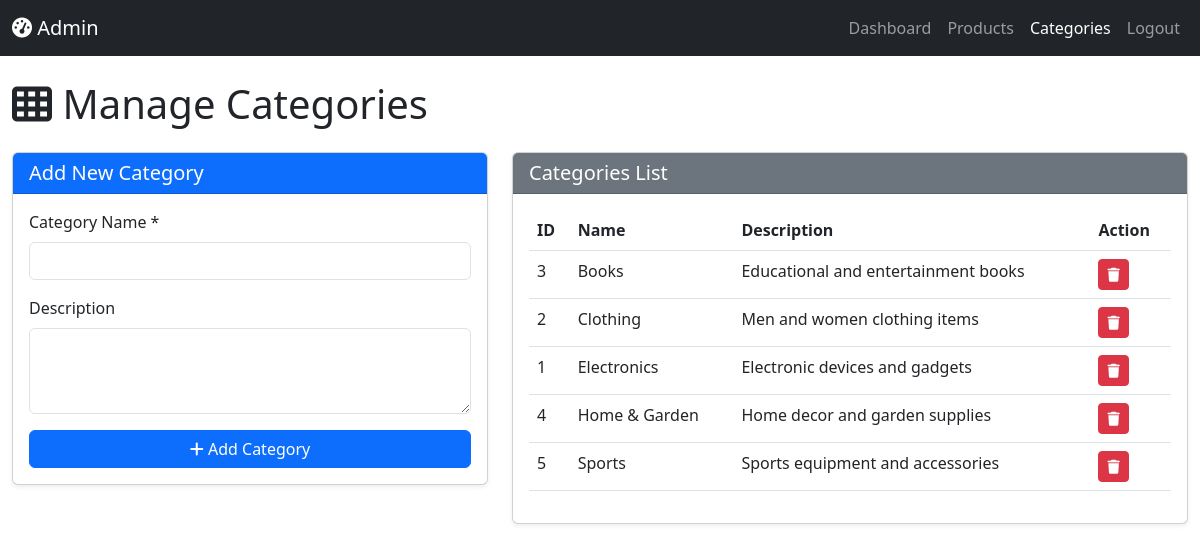
Screenshot of /admin/categories.php (signed in) with the database file from the repository.
### tables this page shows
CREATE TABLE `categories` (
  `category_id` INT PRIMARY KEY AUTO_INCREMENT,
  `category_name` VARCHAR(100) UNIQUE NOT NULL,
  `description` TEXT,
  `image` VARCHAR(255),
  `created_at` TIMESTAMP DEFAULT CURRENT_TIMESTAMP,
  INDEX `idx_name` (`category_name`)
);

### admin/categories.php (the view, shortened to what this page needs)
<?php
include_once '../config/db.php';
$result = $conn->query("SELECT * FROM categories ORDER BY category_name");
?>
<!DOCTYPE html>
<html lang="en">
<head>
    <link href="https://cdnjs.cloudflare.com/ajax/libs/bootstrap/5.3.0/css/bootstrap.min.css" rel="stylesheet">
    <link href="https://cdnjs.cloudflare.com/ajax/libs/font-awesome/6.4.0/css/all.min.css" rel="stylesheet">
</head>
<body>
    <nav class="navbar navbar-expand-lg navbar-dark bg-dark">
        <div class="container-fluid">
            <a class="navbar-brand" href="/E-comm/admin/dashboard.php"><i class="fas fa-tachometer-alt"></i> Admin</a>
            <ul class="navbar-nav ms-auto">
                <li class="nav-item"><a class="nav-link" href="/E-comm/admin/dashboard.php">Dashboard</a></li>
                <li class="nav-item"><a class="nav-link" href="/E-comm/admin/products.php">Products</a></li>
                <li class="nav-item"><a class="nav-link active" href="/E-comm/admin/categories.php">Categories</a></li>
                <li class="nav-item"><a class="nav-link" href="/E-comm/admin/logout.php">Logout</a></li>
            </ul>
        </div>
    </nav>
    <div class="container-fluid py-4">
        <h1 class="mb-4"><i class="fas fa-th"></i> Manage Categories</h1>
        <div class="row">
            <div class="col-md-5">
                <div class="card shadow-sm">
                    <div class="card-header bg-primary text-white">
                        <h5 class="mb-0">Add New Category</h5>
                    </div>
                    <div class="card-body">
                        <form method="POST">
                            <div class="mb-3">
                                <label class="form-label">Category Name *</label>
                                <input type="text" class="form-control" name="name" required>
                            </div>
                            <div class="mb-3">
                                <label class="form-label">Description</label>
                                <textarea class="form-control" name="description" rows="3"></textarea>
                            </div>
                            <button type="submit" name="add_category" class="btn btn-primary w-100">
                                <i class="fas fa-plus"></i> Add Category
                            </button>
                        </form>
                    </div>
                </div>
            </div>
            <div class="col-md-7">
                <div class="card shadow-sm">
                    <div class="card-header bg-secondary text-white">
                        <h5 class="mb-0">Categories List</h5>
                    </div>
                    <div class="card-body">
                        <div class="table-responsive">
                            <table class="table">
                                <thead>
                                    <tr>
                                        <th>ID</th>
                                        <th>Name</th>
                                        <th>Description</th>
                                        <th>Action</th>
                                    </tr>
                                </thead>
                                <tbody>
                                    <?php while ($cat = $result->fetch_assoc()): ?>
                                        <tr>
                                            <td><?php echo $cat['category_id']; ?></td>
                                            <td><?php echo $cat['category_name']; ?></td>
                                            <td><?php echo substr($cat['description'], 0, 40); ?></td>
                                            <td>
                                                <a href="?delete=<?php echo $cat['category_id']; ?>" class="btn btn-sm btn-danger" onclick="return confirm('Delete?')">
                                                    <i class="fas fa-trash"></i>
                                                </a>
                                            </td>
                                        </tr>
                                    <?php endwhile; ?>
                                </tbody>
                            </table>
                        </div>
                    </div>
                </div>
            </div>
        </div>
    </div>
</body>
</html>

### rows the page displays
categories: category_id "3", category_name "Books", description "Educational and entertainment books"
categories: category_id "2", category_name "Clothing", description "Men and women clothing items"
categories: category_id "1", category_name "Electronics", description "Electronic devices and gadgets"
categories: category_id "4", category_name "Home & Garden", description "Home decor and garden supplies"
categories: category_id "5", category_name "Sports", description "Sports equipment and accessories"
